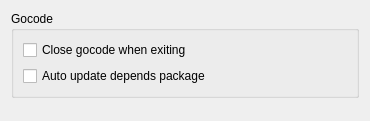
<?xml version="1.0" encoding="UTF-8"?>
<ui version="4.0">
 <class>GolangCodeOption</class>
 <widget class="QWidget" name="GolangCodeOption">
  <property name="geometry">
   <rect>
    <x>0</x>
    <y>0</y>
    <width>370</width>
    <height>121</height>
   </rect>
  </property>
  <property name="windowTitle">
   <string>Form</string>
  </property>
  <layout class="QVBoxLayout" name="verticalLayout_2">
   <item>
    <widget class="QGroupBox" name="groupBox">
     <property name="title">
      <string>Gocode</string>
     </property>
     <layout class="QVBoxLayout" name="verticalLayout">
      <item>
       <widget class="QCheckBox" name="exitCloseCheckBox">
        <property name="text">
         <string>Close gocode when exiting</string>
        </property>
       </widget>
      </item>
      <item>
       <widget class="QCheckBox" name="autoUpPkgCheckBox">
        <property name="text">
         <string>Auto update depends package</string>
        </property>
       </widget>
      </item>
     </layout>
    </widget>
   </item>
   <item>
    <spacer name="verticalSpacer">
     <property name="orientation">
      <enum>Qt::Vertical</enum>
     </property>
     <property name="sizeHint" stdset="0">
      <size>
       <width>20</width>
       <height>125</height>
      </size>
     </property>
    </spacer>
   </item>
  </layout>
 </widget>
 <resources/>
 <connections/>
</ui>
